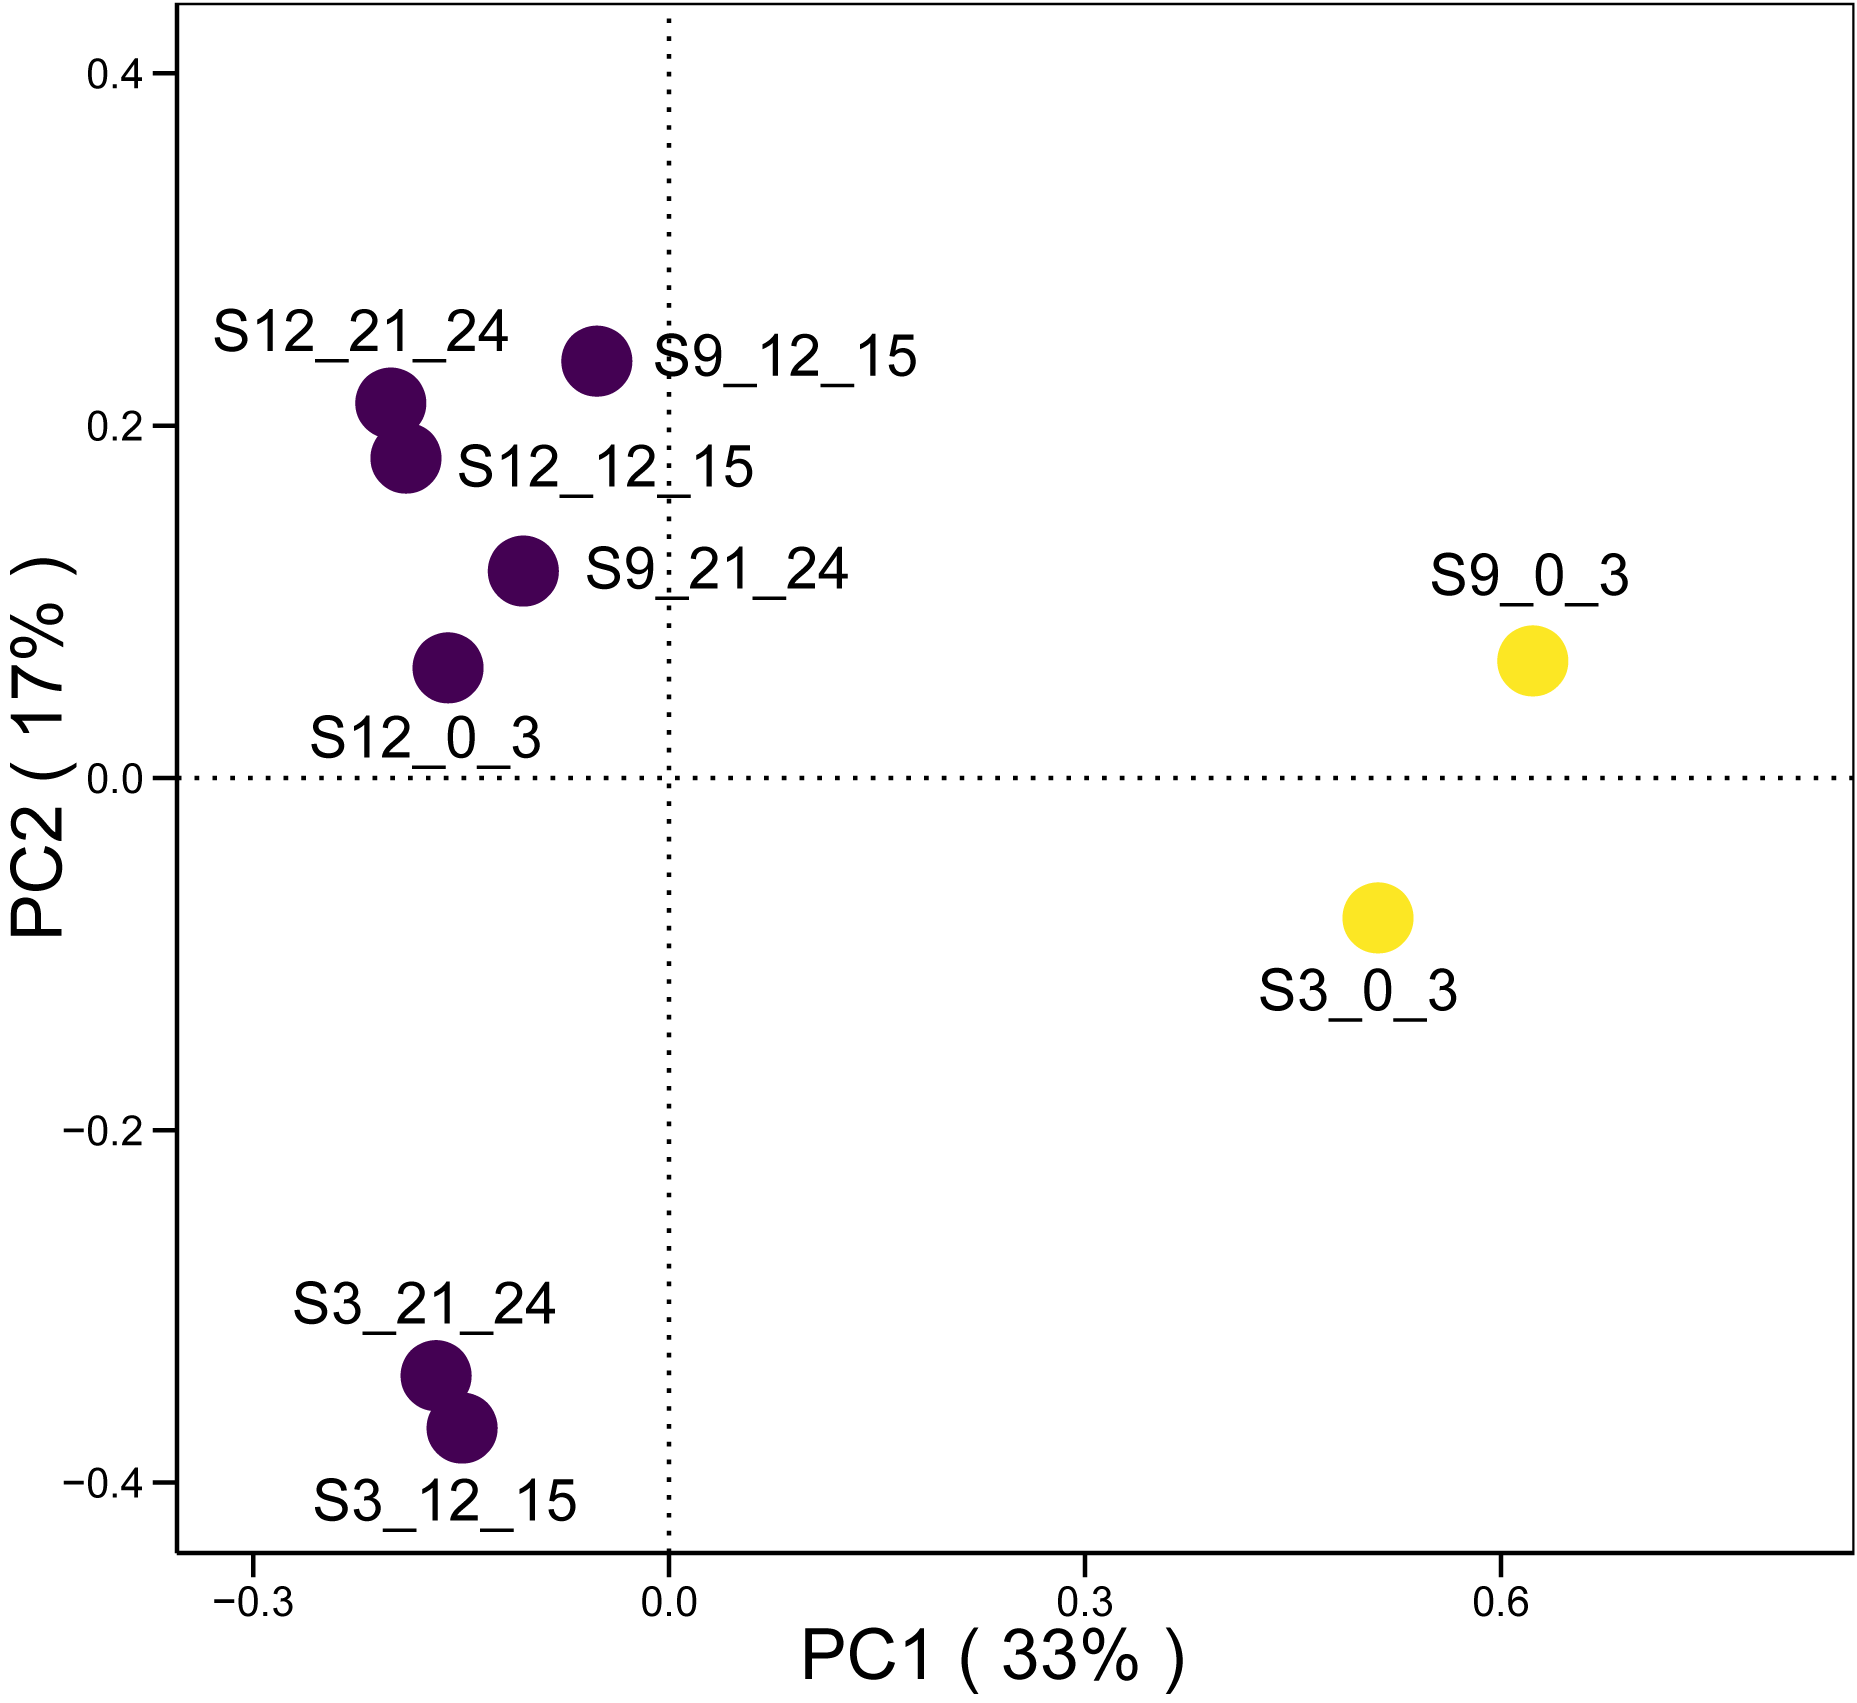

R code for this plot:
library(vegan)
library(ape)
data <- read.table("KSD-vOTUs_abundance.txt",header=T,row.names=1,sep="\t")
data <- t(data)
data[is.na(data)] <- 0
distance <- vegdist(data, method = "bray")
pcoa<- pcoa(distance, correction = "none", rn = NULL)

groups <- read.table("metadata.txt",sep = "\t",header = T,colClasses = c("character"))
groups <- as.list(groups)
PC1 = pcoa$vectors[,1]
PC2 = pcoa$vectors[,2]
plotdata <- data.frame(rownames(pcoa$vectors),PC1,PC2,groups$part)
colnames(plotdata) <-c("sample","PCo1","PCo2","group")


pc1 <-floor(pcoa$values$Relative_eig[1]*100)
pc2 <-floor(pcoa$values$Relative_eig[2]*100)

library(ggplot2)
p <- ggplot(plotdata, aes(PCo1, PCo2)) +
  geom_point(aes(colour=groups$part,fill=groups$part),size=6)+
  scale_colour_manual(values=c("#440153","#FCE724"))+
  scale_fill_manual(values=c("#440153","#FCE724"))+
  labs(title="PCoA") + 
  xlab(paste("PC1 ( ",pc1,"%"," )",sep="")) + 
  ylab(paste("PC2 ( ",pc2,"%"," )",sep=""))+
  theme(text=element_text(size=30))+
  geom_vline(aes(xintercept = 0),linetype="dotted")+
  geom_hline(aes(yintercept = 0),linetype="dotted")+
  xlim(-0.3, 0.8) +
  ylim(-0.4, 0.4) +
  theme(panel.background = element_rect(fill='white', colour='black'),
        panel.grid=element_blank(), 
        axis.title = element_text(color='black',size=10),
        axis.ticks.length = unit(0.4,"lines"), axis.ticks = element_line(color='black'),
        axis.line = element_line(colour = "black"), 
        axis.title.x=element_text(colour='black', size=10),
        axis.title.y=element_text(colour='black', size=10),
        axis.text=element_text(colour='black',size=10),
        legend.title=element_blank(),
        legend.text=element_text(size=10),
        legend.key=element_blank(),
        legend.background = element_rect(colour = "black"),
        legend.key.height=unit(0,"cm"))+
  theme(plot.title = element_text(size=15,colour = "black",hjust = 0.5,face = "bold")) +
  geom_text(aes(label=sample),size=5,hjust=0.5,vjust=-1)

p

ggsave(paste("./", "PCoA.pdf", sep=""), p, width = 7.5, height = 6)

#PERMANOVA
comparision.part <- adonis2(data ~ part, data = groups, permutations = 9999,distance = "bray")
summary(comparision.part)
capture.output(comparision.part,file = "comparision_part.txt" )

